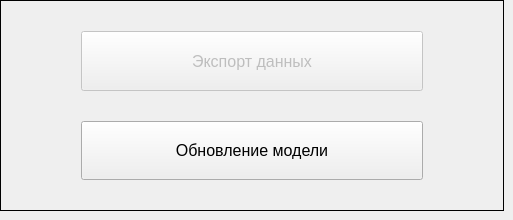
               <widget class="QWidget" name="tab_3">
                <attribute name="title">
                 <string>Управление данными</string>
                </attribute>
                <widget class="QFrame" name="DopbtnFrame">
                 <property name="geometry">
                  <rect>
                   <x>0</x>
                   <y>0</y>
                   <width>504</width>
                   <height>211</height>
                  </rect>
                 </property>
                 <property name="styleSheet">
                  <string notr="true"/>
                 </property>
                 <property name="frameShape">
                  <enum>QFrame::Box</enum>
                 </property>
                 <property name="frameShadow">
                  <enum>QFrame::Plain</enum>
                 </property>
                 <layout class="QVBoxLayout" name="verticalLayout">
                  <property name="spacing">
                   <number>30</number>
                  </property>
                  <property name="leftMargin">
                   <number>80</number>
                  </property>
                  <property name="topMargin">
                   <number>30</number>
                  </property>
                  <property name="rightMargin">
                   <number>80</number>
                  </property>
                  <property name="bottomMargin">
                   <number>30</number>
                  </property>
                  <item>
                   <widget class="QPushButton" name="pushButton_3">
                    <property name="enabled">
                     <bool>false</bool>
                    </property>
                    <property name="sizePolicy">
                     <sizepolicy hsizetype="Minimum" vsizetype="Minimum">
                      <horstretch>0</horstretch>
                      <verstretch>0</verstretch>
                     </sizepolicy>
                    </property>
                    <property name="font">
                     <font>
                      <pointsize>12</pointsize>
                     </font>
                    </property>
                    <property name="text">
                     <string>Экспорт данных</string>
                    </property>
                    <property name="flat">
                     <bool>false</bool>
                    </property>
                   </widget>
                  </item>
                  <item>
                   <widget class="QPushButton" name="pushButton_4">
                    <property name="enabled">
                     <bool>true</bool>
                    </property>
                    <property name="sizePolicy">
                     <sizepolicy hsizetype="Minimum" vsizetype="Minimum">
                      <horstretch>0</horstretch>
                      <verstretch>0</verstretch>
                     </sizepolicy>
                    </property>
                    <property name="font">
                     <font>
                      <pointsize>12</pointsize>
                     </font>
                    </property>
                    <property name="text">
                     <string>Обновление модели</string>
                    </property>
                    <property name="flat">
                     <bool>false</bool>
                    </property>
                   </widget>
                  </item>
                 </layout>
                </widget>
               </widget>
